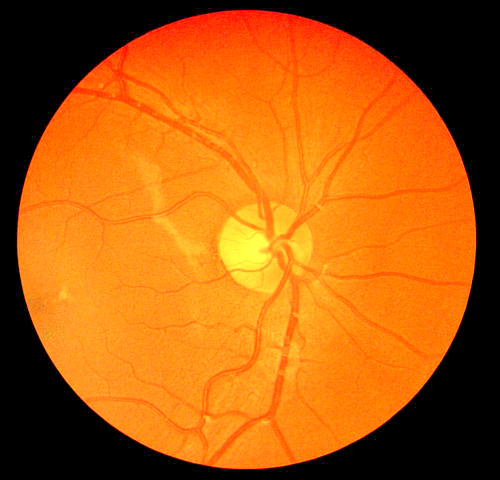
%> input picture normalization/proposed.png, 999 x 960 px (shown at 1/2 size)
$ octave gausain.m   (GNU Octave 9; MATLAB toolbox functions it lacks are replaced by stand-ins)
%> lines starting %> are read from the running program, lines starting %| are printed output that depends on the picture
%Blur Demo

%Import image
% im = im2double(imread('Image_01L.jpg'));
im = im2double(imread('proposed.png'));
g = im(:,:,2);
r = im(:,:,1);
b = im(:,:,3);
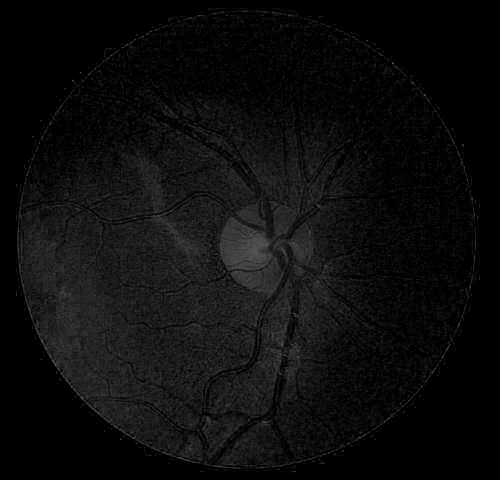
%> b: size 960x999 double (shown at 1/2 size); min 0, max 0.447, mean 0.0496

se = strel('disk',0,0);

g_open = imopen(g,se);
r_open = imopen(r,se);
b_open = imopen(b,se);

%Blur Kernel
ksize = 149;
kernel = zeros(ksize);

%Gaussian Blur
s = 35;
m = ksize/2;
[X, Y] = meshgrid(1:ksize);
kernel = (1/(2*pi*s^2))*exp(-((X-m).^2 + (Y-m).^2)/(2*s^2));

r_blur = conv2(r,kernel,'same');
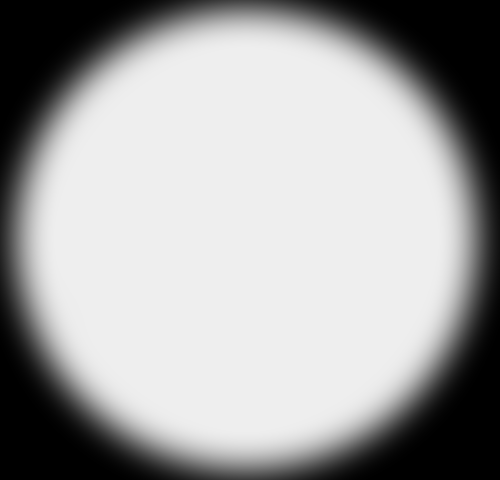
%> r_blur: size 960x999 double (shown at 1/2 size); min 0, max 0.935, mean 0.644
g_blur = conv2(g,kernel,'same');
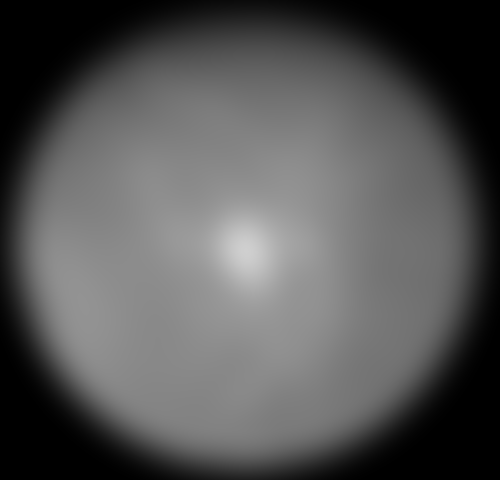
%> g_blur: size 960x999 double (shown at 1/2 size); min 0, max 0.813, mean 0.335
b_blur = conv2(b,kernel,'same');
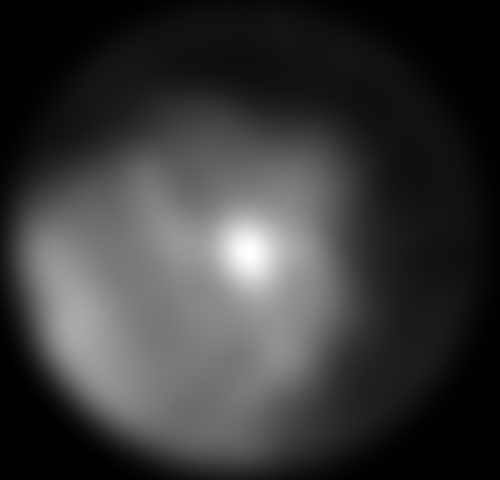
%> b_blur: size 960x999 double (shown at 1/2 size); min 0, max 0.207, mean 0.0461; drawn with min black and max white

r_norm = r_open-r_blur;
g_norm = g_open-g_blur;
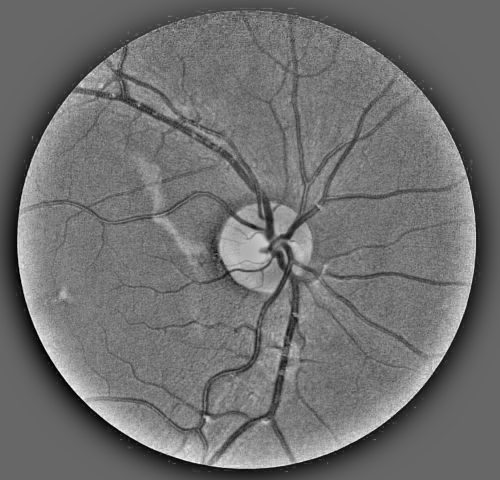
%> g_norm: size 960x999 double (shown at 1/2 size); min -0.268, max 0.395, mean 0.0245; drawn with min black and max white
b_norm = b_open-b_blur;
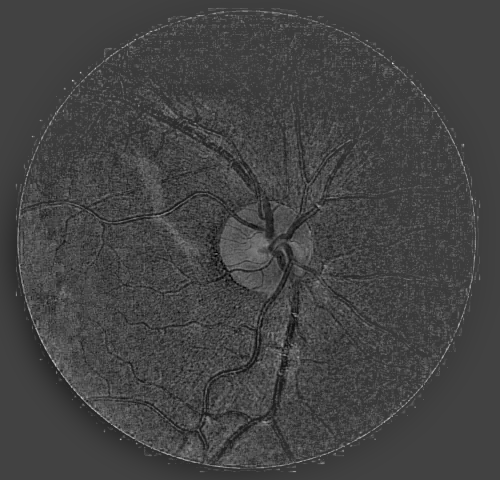
%> b_norm: size 960x999 double (shown at 1/2 size); min -0.153, max 0.435, mean 0.00343; drawn with min black and max white

%Plot image
figure, imshow([g,g_norm;b,b_norm],[])
title('Results Image')
figure, imshow([im,cat(3,r,g_norm,b_norm)],[])
%> after `imshow([im,cat(3,r,g_norm,b_norm)],[])`:
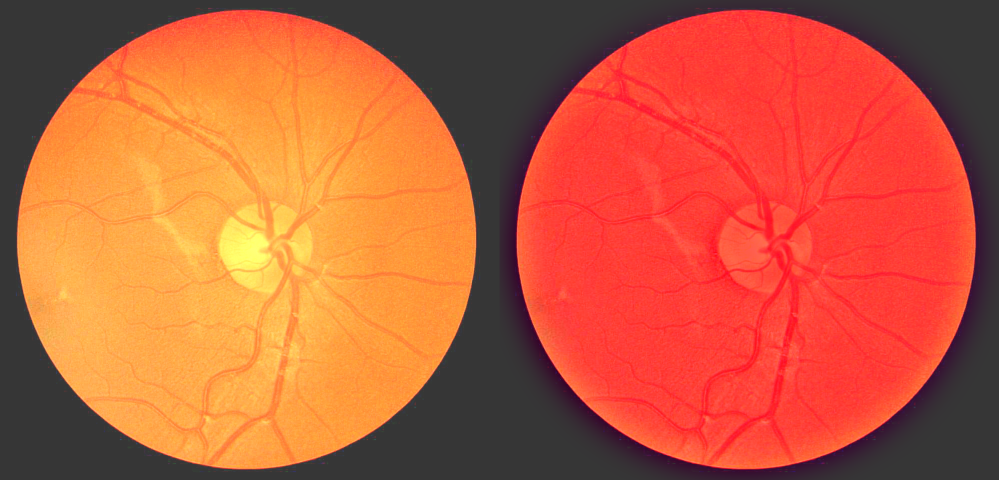
%> displayed picture: size 960x1998x3, on the screen's scale of 0 to 255 (shown at 1/2 size); mean R, G, B 193.1, 92.5, 59.2
title('Results Image')
